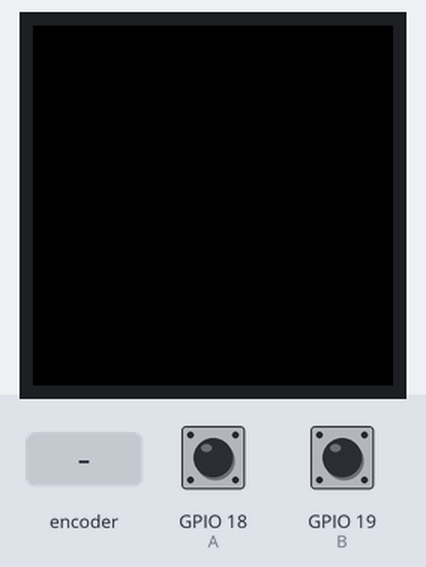
This sketch was run on a simulated ESP32. On the bench: 240×240 colour display. Inputs (shaded band) come from the test bench; at power-on: GPIO 18 (A) HIGH, GPIO 19 (B) HIGH. What the sketch prints to the serial monitor is not drawn.

Above: at 1.4 s.
1.5 s: rotary encoder on GPIO 18 (A) / GPIO 19 (B) turned 3 steps (first pin leading)
At 2.4 s:
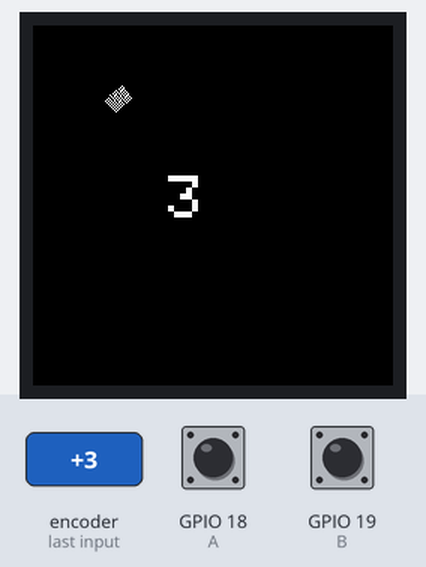
3.6 s: rotary encoder on GPIO 18 (A) / GPIO 19 (B) turned 2 steps (second pin leading)
At 5.0 s:
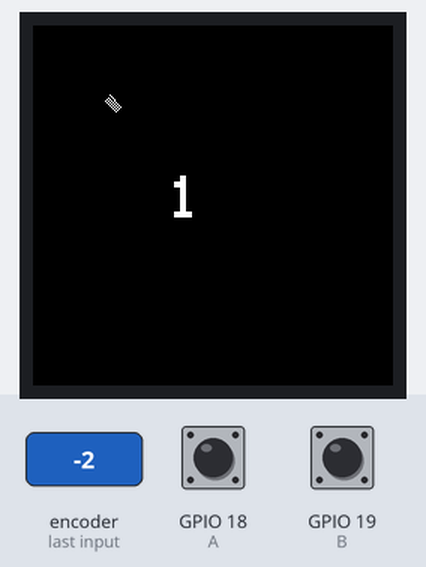
5.5 s: rotary encoder on GPIO 18 (A) / GPIO 19 (B) turned 3 steps (first pin leading)
At 6.6 s:
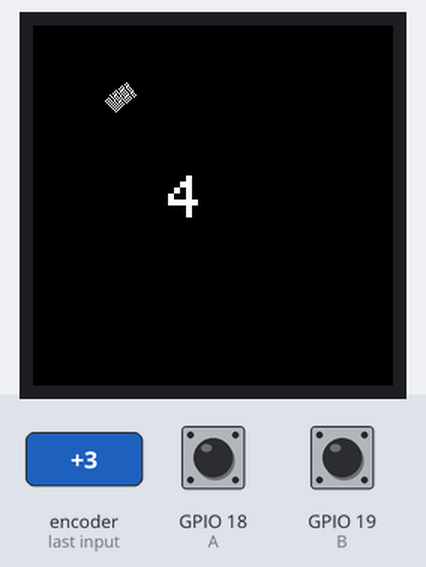
Timing chart, 0 to 8.5 s (numbered marks = the images above; inputs shaded):
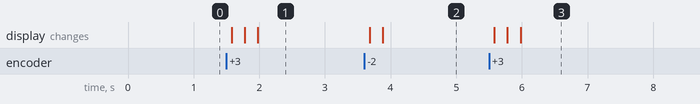

Measured:
- after the input at 1.5 s, the display: first changes after 0.08 s (image 1 shows a later state)
- after the input at 3.6 s, the display: first changes after 0.08 s (image 2 shows a later state)
- after the input at 5.5 s, the display: first changes after 0.08 s (image 3 shows a later state)

The sketch:

encoder.ino
```cpp
#include <Adafruit_GC9A01A.h>
#include <Adafruit_GFX.h>
#include <SPI.h>
#define PINCHANGEINT
// #define ENABLEPULLUPS   // Uncomment if your encoder has no external pull-ups

#define DIR_NONE 0x00
#define DIR_CW   0x10
#define DIR_CCW  0x20

unsigned int state;
unsigned int A = 18;             // CLK pin on GPIO 18
unsigned int B = 19;             // DT pin on GPIO 19
volatile int count = 0;
int old_count = 0;

// State definitions
#define R_START     0x3
#define R_CW_BEGIN  0x1
#define R_CW_NEXT   0x0
#define R_CW_FINAL  0x2
#define R_CCW_BEGIN 0x6
#define R_CCW_NEXT  0x4
#define R_CCW_FINAL 0x5

const unsigned char ttable[8][4] = {
    {R_CW_NEXT,  R_CW_BEGIN,  R_CW_FINAL,  R_START},                // R_CW_NEXT
    {R_CW_NEXT,  R_CW_BEGIN,  R_CW_BEGIN,  R_START},                // R_CW_BEGIN
    {R_CW_NEXT,  R_CW_FINAL,  R_CW_FINAL,  R_START | DIR_CW},       // R_CW_FINAL
    {R_START,    R_CW_BEGIN,  R_CCW_BEGIN, R_START},                // R_START
    {R_CCW_NEXT, R_CCW_FINAL, R_CCW_BEGIN, R_START},                // R_CCW_NEXT
    {R_CCW_NEXT, R_CCW_FINAL, R_CCW_FINAL, R_START | DIR_CCW},      // R_CCW_FINAL
    {R_CCW_NEXT, R_CCW_BEGIN, R_CCW_BEGIN, R_START},                // R_CCW_BEGIN
    {R_START,    R_START,     R_START,     R_START}                 // ILLEGAL
};

void IRAM_ATTR AB_isr() {
    unsigned char pinstate = (digitalRead(A) << 1) | digitalRead(B);
    state = ttable[state & 0x07][pinstate];

    if (state & DIR_CW) count++;
    if (state & DIR_CCW) count--;

    count = constrain(count, 0, 100);
}

#define cs 26
#define dc 25
#define rst 27
#define sck 32
#define mosi 33

Adafruit_GC9A01A tft(cs, dc, mosi, sck, rst);
void setup() {
    pinMode(A, INPUT_PULLUP);
    pinMode(B, INPUT_PULLUP);

    attachInterrupt(digitalPinToInterrupt(A), AB_isr, CHANGE);
    attachInterrupt(digitalPinToInterrupt(B), AB_isr, CHANGE);

    state = (digitalRead(A) << 1) | digitalRead(B);
    old_count = 0;

    Serial.begin(115200);
    Serial.println("Rotary Encoder (State Machine) Initialized");

    tft.begin();
    tft.fillScreen(GC9A01A_BLACK);
    tft.setTextColor(GC9A01A_WHITE);
    tft.setTextSize(4);
}

void drawRing(int percent) {
    static int prevPercent = -1;

    int anglePrev = map(prevPercent, 0, 100, 0, 270);
    int angleNow  = map(percent,     0, 100, 0, 270);

    int centerX = 120;
    int centerY = 120;
    int innerRadius = 90;
    int outerRadius = 100;

    // If decreasing: erase segments from angleNow+1 to anglePrev
    if (angleNow < anglePrev) {
        for (int a = angleNow + 1; a <= anglePrev; a++) {
            float angleRad = radians(a - 135);
            int x0 = centerX + cos(angleRad) * innerRadius;
            int y0 = centerY + sin(angleRad) * innerRadius;
            int x1 = centerX + cos(angleRad) * outerRadius;
            int y1 = centerY + sin(angleRad) * outerRadius;
            tft.drawLine(x0, y0, x1, y1, GC9A01A_BLACK);
        }
    }

    // If increasing: draw new segments from anglePrev+1 to angleNow
    else if (angleNow > anglePrev) {
        for (int a = anglePrev + 1; a <= angleNow; a++) {
            float angleRad = radians(a - 135);
            int x0 = centerX + cos(angleRad) * innerRadius;
            int y0 = centerY + sin(angleRad) * innerRadius;
            int x1 = centerX + cos(angleRad) * outerRadius;
            int y1 = centerY + sin(angleRad) * outerRadius;
            tft.drawLine(x0, y0, x1, y1, GC9A01A_WHITE);
        }
    }

    prevPercent = percent;
}


void loop() {
    if (count != old_count) {
        tft.fillRect(80, 100, 120, 40,GC9A01A_BLACK);
        tft.setCursor(90,100);
        tft.print(count);
        drawRing(count);
        Serial.println(count);
        old_count = count;
    }
}
```
